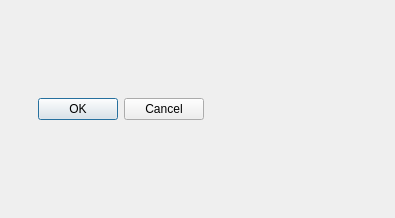
<?xml version="1.0" encoding="UTF-8"?>
<ui version="4.0">
 <class>CMainDialogBase</class>
 <widget class="QDialog" name="CMainDialogBase">
  <property name="geometry">
   <rect>
    <x>0</x>
    <y>0</y>
    <width>395</width>
    <height>218</height>
   </rect>
  </property>
  <property name="windowTitle">
   <string>Dialog</string>
  </property>
  <widget class="QDialogButtonBox" name="buttonBox">
   <property name="geometry">
    <rect>
     <x>11</x>
     <y>95</y>
     <width>193</width>
     <height>28</height>
    </rect>
   </property>
   <property name="orientation">
    <enum>Qt::Horizontal</enum>
   </property>
   <property name="standardButtons">
    <set>QDialogButtonBox::Cancel|QDialogButtonBox::Ok</set>
   </property>
  </widget>
 </widget>
 <resources/>
 <connections>
  <connection>
   <sender>buttonBox</sender>
   <signal>accepted()</signal>
   <receiver>CMainDialogBase</receiver>
   <slot>accept()</slot>
   <hints>
    <hint type="sourcelabel">
     <x>248</x>
     <y>254</y>
    </hint>
    <hint type="destinationlabel">
     <x>157</x>
     <y>274</y>
    </hint>
   </hints>
  </connection>
  <connection>
   <sender>buttonBox</sender>
   <signal>rejected()</signal>
   <receiver>CMainDialogBase</receiver>
   <slot>reject()</slot>
   <hints>
    <hint type="sourcelabel">
     <x>316</x>
     <y>260</y>
    </hint>
    <hint type="destinationlabel">
     <x>286</x>
     <y>274</y>
    </hint>
   </hints>
  </connection>
 </connections>
</ui>
